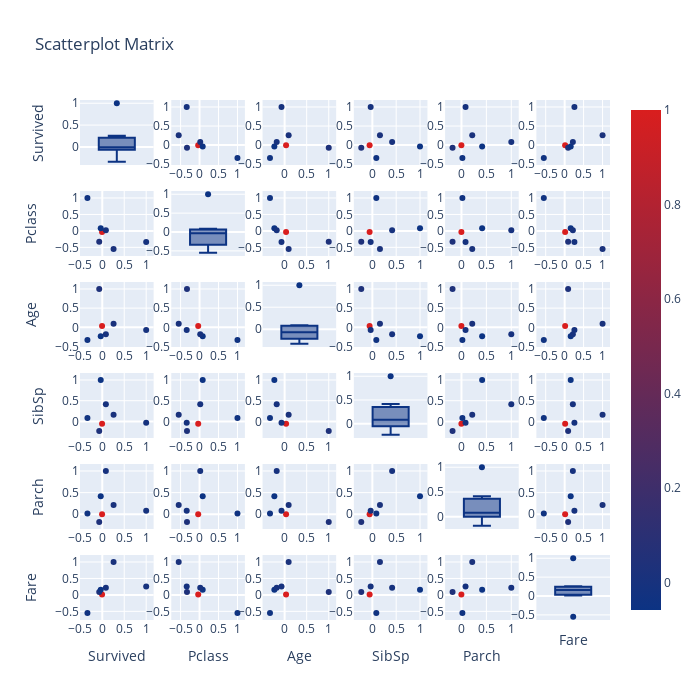

Here is the notebook cell this chart was saved with:
### Code cell
fig = ff.create_scatterplotmatrix(corr, diag='box', index='PassengerId',colormap='Portland',
                                  colormap_type='cat',
                                  height=700, width=700)

fig = go.Figure(fig)


#fig = go.Figure(dict(data = data, layout = layout))

fig.show()

### Figure 1 — Plotly figure (JSON) as saved in the notebook; plotly's stock layout.template omitted (floating-point values rounded to 4 significant figures)
{"data": [{"marker": {"color": "rgb(12, 51, 131)"}, "showlegend": false, "type": "box", "xaxis": "x", "y": [-0.005007, 1, -0.3385, -0.06981, -0.03532, 0.08163, 0.2573], "yaxis": "y"}, {"marker": {"color": [1, -0.005007, -0.03514, 0.03321, -0.05753, -0.001652, 0.01266], "colorscale": [[0, "rgb(12, 51, 131)"], [1, "rgb(217, 30, 30)"]], "showscale": true, "size": 6}, "mode": "markers", "showlegend": false, "type": "scatter", "x": [-0.03514, -0.3385, 1, -0.3313, 0.08308, 0.01844, -0.5495], "xaxis": "x2", "y": [-0.005007, 1, -0.3385, -0.06981, -0.03532, 0.08163, 0.2573], "yaxis": "y2"}, {"marker": {"color": [1, -0.005007, -0.03514, 0.03321, -0.05753, -0.001652, 0.01266], "colorscale": [[0, "rgb(12, 51, 131)"], [1, "rgb(217, 30, 30)"]], "showscale": false, "size": 6}, "mode": "markers", "showlegend": false, "type": "scatter", "x": [0.03321, -0.06981, -0.3313, 1, -0.2326, -0.1792, 0.09157], "xaxis": "x3", "y": [-0.005007, 1, -0.3385, -0.06981, -0.03532, 0.08163, 0.2573], "yaxis": "y3"}, {"marker": {"color": [1, -0.005007, -0.03514, 0.03321, -0.05753, -0.001652, 0.01266], "colorscale": [[0, "rgb(12, 51, 131)"], [1, "rgb(217, 30, 30)"]], "showscale": false, "size": 6}, "mode": "markers", "showlegend": false, "type": "scatter", "x": [-0.05753, -0.03532, 0.08308, -0.2326, 1, 0.4148, 0.1597], "xaxis": "x4", "y": [-0.005007, 1, -0.3385, -0.06981, -0.03532, 0.08163, 0.2573], "yaxis": "y4"}, {"marker": {"color": [1, -0.005007, -0.03514, 0.03321, -0.05753, -0.001652, 0.01266], "colorscale": [[0, "rgb(12, 51, 131)"], [1, "rgb(217, 30, 30)"]], "showscale": false, "size": 6}, "mode": "markers", "showlegend": false, "type": "scatter", "x": [-0.001652, 0.08163, 0.01844, -0.1792, 0.4148, 1, 0.2162], "xaxis": "x5", "y": [-0.005007, 1, -0.3385, -0.06981, -0.03532, 0.08163, 0.2573], "yaxis": "y5"}, {"marker": {"color": [1, -0.005007, -0.03514, 0.03321, -0.05753, -0.001652, 0.01266], "colorscale": [[0, "rgb(12, 51, 131)"], [1, "rgb(217, 30, 30)"]], "showscale": false, "size": 6}, "mode": "markers", "showlegend": false, "type": "scatter", "x": [0.01266, 0.2573, -0.5495, 0.09157, 0.1597, 0.2162, 1], "xaxis": "x6", "y": [-0.005007, 1, -0.3385, -0.06981, -0.03532, 0.08163, 0.2573], "yaxis": "y6"}, {"marker": {"color": [1, -0.005007, -0.03514, 0.03321, -0.05753, -0.001652, 0.01266], "colorscale": [[0, "rgb(12, 51, 131)"], [1, "rgb(217, 30, 30)"]], "showscale": false, "size": 6}, "mode": "markers", "showlegend": false, "type": "scatter", "x": [-0.005007, 1, -0.3385, -0.06981, -0.03532, 0.08163, 0.2573], "xaxis": "x7", "y": [-0.03514, -0.3385, 1, -0.3313, 0.08308, 0.01844, -0.5495], "yaxis": "y7"}, {"marker": {"color": "rgb(12, 51, 131)"}, "showlegend": false, "type": "box", "xaxis": "x8", "y": [-0.03514, -0.3385, 1, -0.3313, 0.08308, 0.01844, -0.5495], "yaxis": "y8"}, {"marker": {"color": [1, -0.005007, -0.03514, 0.03321, -0.05753, -0.001652, 0.01266], "colorscale": [[0, "rgb(12, 51, 131)"], [1, "rgb(217, 30, 30)"]], "showscale": false, "size": 6}, "mode": "markers", "showlegend": false, "type": "scatter", "x": [0.03321, -0.06981, -0.3313, 1, -0.2326, -0.1792, 0.09157], "xaxis": "x9", "y": [-0.03514, -0.3385, 1, -0.3313, 0.08308, 0.01844, -0.5495], "yaxis": "y9"}, {"marker": {"color": [1, -0.005007, -0.03514, 0.03321, -0.05753, -0.001652, 0.01266], "colorscale": [[0, "rgb(12, 51, 131)"], [1, "rgb(217, 30, 30)"]], "showscale": false, "size": 6}, "mode": "markers", "showlegend": false, "type": "scatter", "x": [-0.05753, -0.03532, 0.08308, -0.2326, 1, 0.4148, 0.1597], "xaxis": "x10", "y": [-0.03514, -0.3385, 1, -0.3313, 0.08308, 0.01844, -0.5495], "yaxis": "y10"}, {"marker": {"color": [1, -0.005007, -0.03514, 0.03321, -0.05753, -0.001652, 0.01266], "colorscale": [[0, "rgb(12, 51, 131)"], [1, "rgb(217, 30, 30)"]], "showscale": false, "size": 6}, "mode": "markers", "showlegend": false, "type": "scatter", "x": [-0.001652, 0.08163, 0.01844, -0.1792, 0.4148, 1, 0.2162], "xaxis": "x11", "y": [-0.03514, -0.3385, 1, -0.3313, 0.08308, 0.01844, -0.5495], "yaxis": "y11"}, {"marker": {"color": [1, -0.005007, -0.03514, 0.03321, -0.05753, -0.001652, 0.01266], "colorscale": [[0, "rgb(12, 51, 131)"], [1, "rgb(217, 30, 30)"]], "showscale": false, "size": 6}, "mode": "markers", "showlegend": false, "type": "scatter", "x": [0.01266, 0.2573, -0.5495, 0.09157, 0.1597, 0.2162, 1], "xaxis": "x12", "y": [-0.03514, -0.3385, 1, -0.3313, 0.08308, 0.01844, -0.5495], "yaxis": "y12"}, {"marker": {"color": [1, -0.005007, -0.03514, 0.03321, -0.05753, -0.001652, 0.01266], "colorscale": [[0, "rgb(12, 51, 131)"], [1, "rgb(217, 30, 30)"]], "showscale": false, "size": 6}, "mode": "markers", "showlegend": false, "type": "scatter", "x": [-0.005007, 1, -0.3385, -0.06981, -0.03532, 0.08163, 0.2573], "xaxis": "x13", "y": [0.03321, -0.06981, -0.3313, 1, -0.2326, -0.1792, 0.09157], "yaxis": "y13"}, {"marker": {"color": [1, -0.005007, -0.03514, 0.03321, -0.05753, -0.001652, 0.01266], "colorscale": [[0, "rgb(12, 51, 131)"], [1, "rgb(217, 30, 30)"]], "showscale": false, "size": 6}, "mode": "markers", "showlegend": false, "type": "scatter", "x": [-0.03514, -0.3385, 1, -0.3313, 0.08308, 0.01844, -0.5495], "xaxis": "x14", "y": [0.03321, -0.06981, -0.3313, 1, -0.2326, -0.1792, 0.09157], "yaxis": "y14"}, {"marker": {"color": "rgb(12, 51, 131)"}, "showlegend": false, "type": "box", "xaxis": "x15", "y": [0.03321, -0.06981, -0.3313, 1, -0.2326, -0.1792, 0.09157], "yaxis": "y15"}, {"marker": {"color": [1, -0.005007, -0.03514, 0.03321, -0.05753, -0.001652, 0.01266], "colorscale": [[0, "rgb(12, 51, 131)"], [1, "rgb(217, 30, 30)"]], "showscale": false, "size": 6}, "mode": "markers", "showlegend": false, "type": "scatter", "x": [-0.05753, -0.03532, 0.08308, -0.2326, 1, 0.4148, 0.1597], "xaxis": "x16", "y": [0.03321, -0.06981, -0.3313, 1, -0.2326, -0.1792, 0.09157], "yaxis": "y16"}, {"marker": {"color": [1, -0.005007, -0.03514, 0.03321, -0.05753, -0.001652, 0.01266], "colorscale": [[0, "rgb(12, 51, 131)"], [1, "rgb(217, 30, 30)"]], "showscale": false, "size": 6}, "mode": "markers", "showlegend": false, "type": "scatter", "x": [-0.001652, 0.08163, 0.01844, -0.1792, 0.4148, 1, 0.2162], "xaxis": "x17", "y": [0.03321, -0.06981, -0.3313, 1, -0.2326, -0.1792, 0.09157], "yaxis": "y17"}, {"marker": {"color": [1, -0.005007, -0.03514, 0.03321, -0.05753, -0.001652, 0.01266], "colorscale": [[0, "rgb(12, 51, 131)"], [1, "rgb(217, 30, 30)"]], "showscale": false, "size": 6}, "mode": "markers", "showlegend": false, "type": "scatter", "x": [0.01266, 0.2573, -0.5495, 0.09157, 0.1597, 0.2162, 1], "xaxis": "x18", "y": [0.03321, -0.06981, -0.3313, 1, -0.2326, -0.1792, 0.09157], "yaxis": "y18"}, {"marker": {"color": [1, -0.005007, -0.03514, 0.03321, -0.05753, -0.001652, 0.01266], "colorscale": [[0, "rgb(12, 51, 131)"], [1, "rgb(217, 30, 30)"]], "showscale": false, "size": 6}, "mode": "markers", "showlegend": false, "type": "scatter", "x": [-0.005007, 1, -0.3385, -0.06981, -0.03532, 0.08163, 0.2573], "xaxis": "x19", "y": [-0.05753, -0.03532, 0.08308, -0.2326, 1, 0.4148, 0.1597], "yaxis": "y19"}, {"marker": {"color": [1, -0.005007, -0.03514, 0.03321, -0.05753, -0.001652, 0.01266], "colorscale": [[0, "rgb(12, 51, 131)"], [1, "rgb(217, 30, 30)"]], "showscale": false, "size": 6}, "mode": "markers", "showlegend": false, "type": "scatter", "x": [-0.03514, -0.3385, 1, -0.3313, 0.08308, 0.01844, -0.5495], "xaxis": "x20", "y": [-0.05753, -0.03532, 0.08308, -0.2326, 1, 0.4148, 0.1597], "yaxis": "y20"}, {"marker": {"color": [1, -0.005007, -0.03514, 0.03321, -0.05753, -0.001652, 0.01266], "colorscale": [[0, "rgb(12, 51, 131)"], [1, "rgb(217, 30, 30)"]], "showscale": false, "size": 6}, "mode": "markers", "showlegend": false, "type": "scatter", "x": [0.03321, -0.06981, -0.3313, 1, -0.2326, -0.1792, 0.09157], "xaxis": "x21", "y": [-0.05753, -0.03532, 0.08308, -0.2326, 1, 0.4148, 0.1597], "yaxis": "y21"}, {"marker": {"color": "rgb(12, 51, 131)"}, "showlegend": false, "type": "box", "xaxis": "x22", "y": [-0.05753, -0.03532, 0.08308, -0.2326, 1, 0.4148, 0.1597], "yaxis": "y22"}, {"marker": {"color": [1, -0.005007, -0.03514, 0.03321, -0.05753, -0.001652, 0.01266], "colorscale": [[0, "rgb(12, 51, 131)"], [1, "rgb(217, 30, 30)"]], "showscale": false, "size": 6}, "mode": "markers", "showlegend": false, "type": "scatter", "x": [-0.001652, 0.08163, 0.01844, -0.1792, 0.4148, 1, 0.2162], "xaxis": "x23", "y": [-0.05753, -0.03532, 0.08308, -0.2326, 1, 0.4148, 0.1597], "yaxis": "y23"}, {"marker": {"color": [1, -0.005007, -0.03514, 0.03321, -0.05753, -0.001652, 0.01266], "colorscale": [[0, "rgb(12, 51, 131)"], [1, "rgb(217, 30, 30)"]], "showscale": false, "size": 6}, "mode": "markers", "showlegend": false, "type": "scatter", "x": [0.01266, 0.2573, -0.5495, 0.09157, 0.1597, 0.2162, 1], "xaxis": "x24", "y": [-0.05753, -0.03532, 0.08308, -0.2326, 1, 0.4148, 0.1597], "yaxis": "y24"}, {"marker": {"color": [1, -0.005007, -0.03514, 0.03321, -0.05753, -0.001652, 0.01266], "colorscale": [[0, "rgb(12, 51, 131)"], [1, "rgb(217, 30, 30)"]], "showscale": false, "size": 6}, "mode": "markers", "showlegend": false, "type": "scatter", "x": [-0.005007, 1, -0.3385, -0.06981, -0.03532, 0.08163, 0.2573], "xaxis": "x25", "y": [-0.001652, 0.08163, 0.01844, -0.1792, 0.4148, 1, 0.2162], "yaxis": "y25"}, {"marker": {"color": [1, -0.005007, -0.03514, 0.03321, -0.05753, -0.001652, 0.01266], "colorscale": [[0, "rgb(12, 51, 131)"], [1, "rgb(217, 30, 30)"]], "showscale": false, "size": 6}, "mode": "markers", "showlegend": false, "type": "scatter", "x": [-0.03514, -0.3385, 1, -0.3313, 0.08308, 0.01844, -0.5495], "xaxis": "x26", "y": [-0.001652, 0.08163, 0.01844, -0.1792, 0.4148, 1, 0.2162], "yaxis": "y26"}, {"marker": {"color": [1, -0.005007, -0.03514, 0.03321, -0.05753, -0.001652, 0.01266], "colorscale": [[0, "rgb(12, 51, 131)"], [1, "rgb(217, 30, 30)"]], "showscale": false, "size": 6}, "mode": "markers", "showlegend": false, "type": "scatter", "x": [0.03321, -0.06981, -0.3313, 1, -0.2326, -0.1792, 0.09157], "xaxis": "x27", "y": [-0.001652, 0.08163, 0.01844, -0.1792, 0.4148, 1, 0.2162], "yaxis": "y27"}, {"marker": {"color": [1, -0.005007, -0.03514, 0.03321, -0.05753, -0.001652, 0.01266], "colorscale": [[0, "rgb(12, 51, 131)"], [1, "rgb(217, 30, 30)"]], "showscale": false, "size": 6}, "mode": "markers", "showlegend": false, "type": "scatter", "x": [-0.05753, -0.03532, 0.08308, -0.2326, 1, 0.4148, 0.1597], "xaxis": "x28", "y": [-0.001652, 0.08163, 0.01844, -0.1792, 0.4148, 1, 0.2162], "yaxis": "y28"}, {"marker": {"color": "rgb(12, 51, 131)"}, "showlegend": false, "type": "box", "xaxis": "x29", "y": [-0.001652, 0.08163, 0.01844, -0.1792, 0.4148, 1, 0.2162], "yaxis": "y29"}, {"marker": {"color": [1, -0.005007, -0.03514, 0.03321, -0.05753, -0.001652, 0.01266], "colorscale": [[0, "rgb(12, 51, 131)"], [1, "rgb(217, 30, 30)"]], "showscale": false, "size": 6}, "mode": "markers", "showlegend": false, "type": "scatter", "x": [0.01266, 0.2573, -0.5495, 0.09157, 0.1597, 0.2162, 1], "xaxis": "x30", "y": [-0.001652, 0.08163, 0.01844, -0.1792, 0.4148, 1, 0.2162], "yaxis": "y30"}, {"marker": {"color": [1, -0.005007, -0.03514, 0.03321, -0.05753, -0.001652, 0.01266], "colorscale": [[0, "rgb(12, 51, 131)"], [1, "rgb(217, 30, 30)"]], "showscale": false, "size": 6}, "mode": "markers", "showlegend": false, "type": "scatter", "x": [-0.005007, 1, -0.3385, -0.06981, -0.03532, 0.08163, 0.2573], "xaxis": "x31", "y": [0.01266, 0.2573, -0.5495, 0.09157, 0.1597, 0.2162, 1], "yaxis": "y31"}, {"marker": {"color": [1, -0.005007, -0.03514, 0.03321, -0.05753, -0.001652, 0.01266], "colorscale": [[0, "rgb(12, 51, 131)"], [1, "rgb(217, 30, 30)"]], "showscale": false, "size": 6}, "mode": "markers", "showlegend": false, "type": "scatter", "x": [-0.03514, -0.3385, 1, -0.3313, 0.08308, 0.01844, -0.5495], "xaxis": "x32", "y": [0.01266, 0.2573, -0.5495, 0.09157, 0.1597, 0.2162, 1], "yaxis": "y32"}, {"marker": {"color": [1, -0.005007, -0.03514, 0.03321, -0.05753, -0.001652, 0.01266], "colorscale": [[0, "rgb(12, 51, 131)"], [1, "rgb(217, 30, 30)"]], "showscale": false, "size": 6}, "mode": "markers", "showlegend": false, "type": "scatter", "x": [0.03321, -0.06981, -0.3313, 1, -0.2326, -0.1792, 0.09157], "xaxis": "x33", "y": [0.01266, 0.2573, -0.5495, 0.09157, 0.1597, 0.2162, 1], "yaxis": "y33"}, {"marker": {"color": [1, -0.005007, -0.03514, 0.03321, -0.05753, -0.001652, 0.01266], "colorscale": [[0, "rgb(12, 51, 131)"], [1, "rgb(217, 30, 30)"]], "showscale": false, "size": 6}, "mode": "markers", "showlegend": false, "type": "scatter", "x": [-0.05753, -0.03532, 0.08308, -0.2326, 1, 0.4148, 0.1597], "xaxis": "x34", "y": [0.01266, 0.2573, -0.5495, 0.09157, 0.1597, 0.2162, 1], "yaxis": "y34"}, {"marker": {"color": [1, -0.005007, -0.03514, 0.03321, -0.05753, -0.001652, 0.01266], "colorscale": [[0, "rgb(12, 51, 131)"], [1, "rgb(217, 30, 30)"]], "showscale": false, "size": 6}, "mode": "markers", "showlegend": false, "type": "scatter", "x": [-0.001652, 0.08163, 0.01844, -0.1792, 0.4148, 1, 0.2162], "xaxis": "x35", "y": [0.01266, 0.2573, -0.5495, 0.09157, 0.1597, 0.2162, 1], "yaxis": "y35"}, {"marker": {"color": "rgb(12, 51, 131)"}, "showlegend": false, "type": "box", "xaxis": "x36", "y": [0.01266, 0.2573, -0.5495, 0.09157, 0.1597, 0.2162, 1], "yaxis": "y36"}], "layout": {"height": 700, "showlegend": true, "title": {"text": "Scatterplot Matrix"}, "width": 700, "xaxis": {"anchor": "y", "domain": [0, 0.1389], "showticklabels": false}, "xaxis10": {"anchor": "y10", "domain": [0.5167, 0.6556]}, "xaxis11": {"anchor": "y11", "domain": [0.6889, 0.8278]}, "xaxis12": {"anchor": "y12", "domain": [0.8611, 1]}, "xaxis13": {"anchor": "y13", "domain": [0, 0.1389]}, "xaxis14": {"anchor": "y14", "domain": [0.1722, 0.3111]}, "xaxis15": {"anchor": "y15", "domain": [0.3444, 0.4833], "showticklabels": false}, "xaxis16": {"anchor": "y16", "domain": [0.5167, 0.6556]}, "xaxis17": {"anchor": "y17", "domain": [0.6889, 0.8278]}, "xaxis18": {"anchor": "y18", "domain": [0.8611, 1]}, "xaxis19": {"anchor": "y19", "domain": [0, 0.1389]}, "xaxis2": {"anchor": "y2", "domain": [0.1722, 0.3111]}, "xaxis20": {"anchor": "y20", "domain": [0.1722, 0.3111]}, "xaxis21": {"anchor": "y21", "domain": [0.3444, 0.4833]}, "xaxis22": {"anchor": "y22", "domain": [0.5167, 0.6556], "showticklabels": false}, "xaxis23": {"anchor": "y23", "domain": [0.6889, 0.8278]}, "xaxis24": {"anchor": "y24", "domain": [0.8611, 1]}, "xaxis25": {"anchor": "y25", "domain": [0, 0.1389]}, "xaxis26": {"anchor": "y26", "domain": [0.1722, 0.3111]}, "xaxis27": {"anchor": "y27", "domain": [0.3444, 0.4833]}, "xaxis28": {"anchor": "y28", "domain": [0.5167, 0.6556]}, "xaxis29": {"anchor": "y29", "domain": [0.6889, 0.8278], "showticklabels": false}, "xaxis3": {"anchor": "y3", "domain": [0.3444, 0.4833]}, "xaxis30": {"anchor": "y30", "domain": [0.8611, 1]}, "xaxis31": {"anchor": "y31", "domain": [0, 0.1389], "title": {"text": "Survived"}}, "xaxis32": {"anchor": "y32", "domain": [0.1722, 0.3111], "title": {"text": "Pclass"}}, "xaxis33": {"anchor": "y33", "domain": [0.3444, 0.4833], "title": {"text": "Age"}}, "xaxis34": {"anchor": "y34", "domain": [0.5167, 0.6556], "title": {"text": "SibSp"}}, "xaxis35": {"anchor": "y35", "domain": [0.6889, 0.8278], "title": {"text": "Parch"}}, "xaxis36": {"anchor": "y36", "domain": [0.8611, 1], "showticklabels": false, "title": {"text": "Fare"}}, "xaxis4": {"anchor": "y4", "domain": [0.5167, 0.6556]}, "xaxis5": {"anchor": "y5", "domain": [0.6889, 0.8278]}, "xaxis6": {"anchor": "y6", "domain": [0.8611, 1]}, "xaxis7": {"anchor": "y7", "domain": [0, 0.1389]}, "xaxis8": {"anchor": "y8", "domain": [0.1722, 0.3111], "showticklabels": false}, "xaxis9": {"anchor": "y9", "domain": [0.3444, 0.4833]}, "yaxis": {"anchor": "x", "domain": [0.875, 1], "title": {"text": "Survived"}}, "yaxis10": {"anchor": "x10", "domain": [0.7, 0.825]}, "yaxis11": {"anchor": "x11", "domain": [0.7, 0.825]}, "yaxis12": {"anchor": "x12", "domain": [0.7, 0.825]}, "yaxis13": {"anchor": "x13", "domain": [0.525, 0.65], "title": {"text": "Age"}}, "yaxis14": {"anchor": "x14", "domain": [0.525, 0.65]}, "yaxis15": {"anchor": "x15", "domain": [0.525, 0.65]}, "yaxis16": {"anchor": "x16", "domain": [0.525, 0.65]}, "yaxis17": {"anchor": "x17", "domain": [0.525, 0.65]}, "yaxis18": {"anchor": "x18", "domain": [0.525, 0.65]}, "yaxis19": {"anchor": "x19", "domain": [0.35, 0.475], "title": {"text": "SibSp"}}, "yaxis2": {"anchor": "x2", "domain": [0.875, 1]}, "yaxis20": {"anchor": "x20", "domain": [0.35, 0.475]}, "yaxis21": {"anchor": "x21", "domain": [0.35, 0.475]}, "yaxis22": {"anchor": "x22", "domain": [0.35, 0.475]}, "yaxis23": {"anchor": "x23", "domain": [0.35, 0.475]}, "yaxis24": {"anchor": "x24", "domain": [0.35, 0.475]}, "yaxis25": {"anchor": "x25", "domain": [0.175, 0.3], "title": {"text": "Parch"}}, "yaxis26": {"anchor": "x26", "domain": [0.175, 0.3]}, "yaxis27": {"anchor": "x27", "domain": [0.175, 0.3]}, "yaxis28": {"anchor": "x28", "domain": [0.175, 0.3]}, "yaxis29": {"anchor": "x29", "domain": [0.175, 0.3]}, "yaxis3": {"anchor": "x3", "domain": [0.875, 1]}, "yaxis30": {"anchor": "x30", "domain": [0.175, 0.3]}, "yaxis31": {"anchor": "x31", "domain": [0, 0.125], "title": {"text": "Fare"}}, "yaxis32": {"anchor": "x32", "domain": [0, 0.125]}, "yaxis33": {"anchor": "x33", "domain": [0, 0.125]}, "yaxis34": {"anchor": "x34", "domain": [0, 0.125]}, "yaxis35": {"anchor": "x35", "domain": [0, 0.125]}, "yaxis36": {"anchor": "x36", "domain": [0, 0.125]}, "yaxis4": {"anchor": "x4", "domain": [0.875, 1]}, "yaxis5": {"anchor": "x5", "domain": [0.875, 1]}, "yaxis6": {"anchor": "x6", "domain": [0.875, 1]}, "yaxis7": {"anchor": "x7", "domain": [0.7, 0.825], "title": {"text": "Pclass"}}, "yaxis8": {"anchor": "x8", "domain": [0.7, 0.825]}, "yaxis9": {"anchor": "x9", "domain": [0.7, 0.825]}}}
